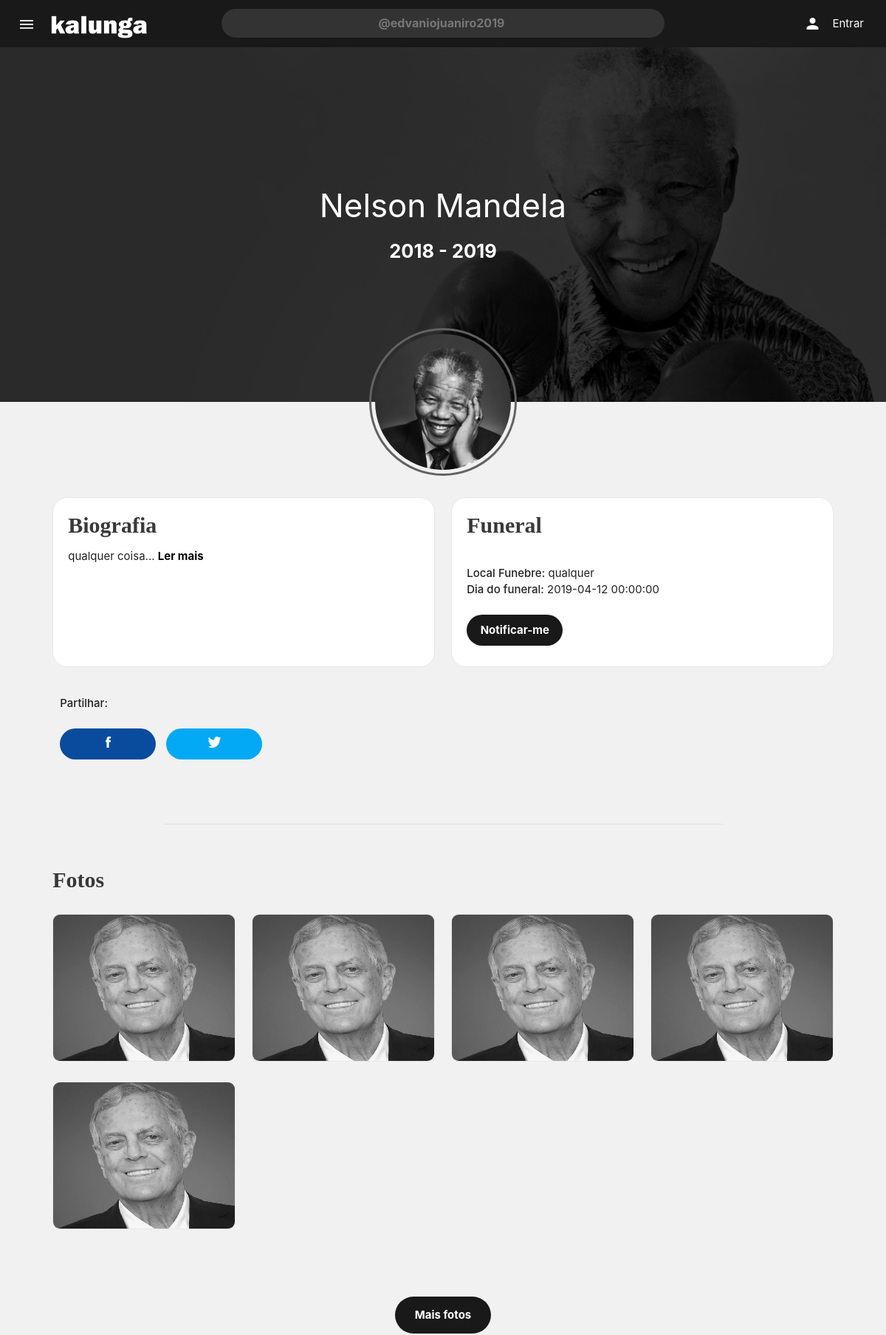
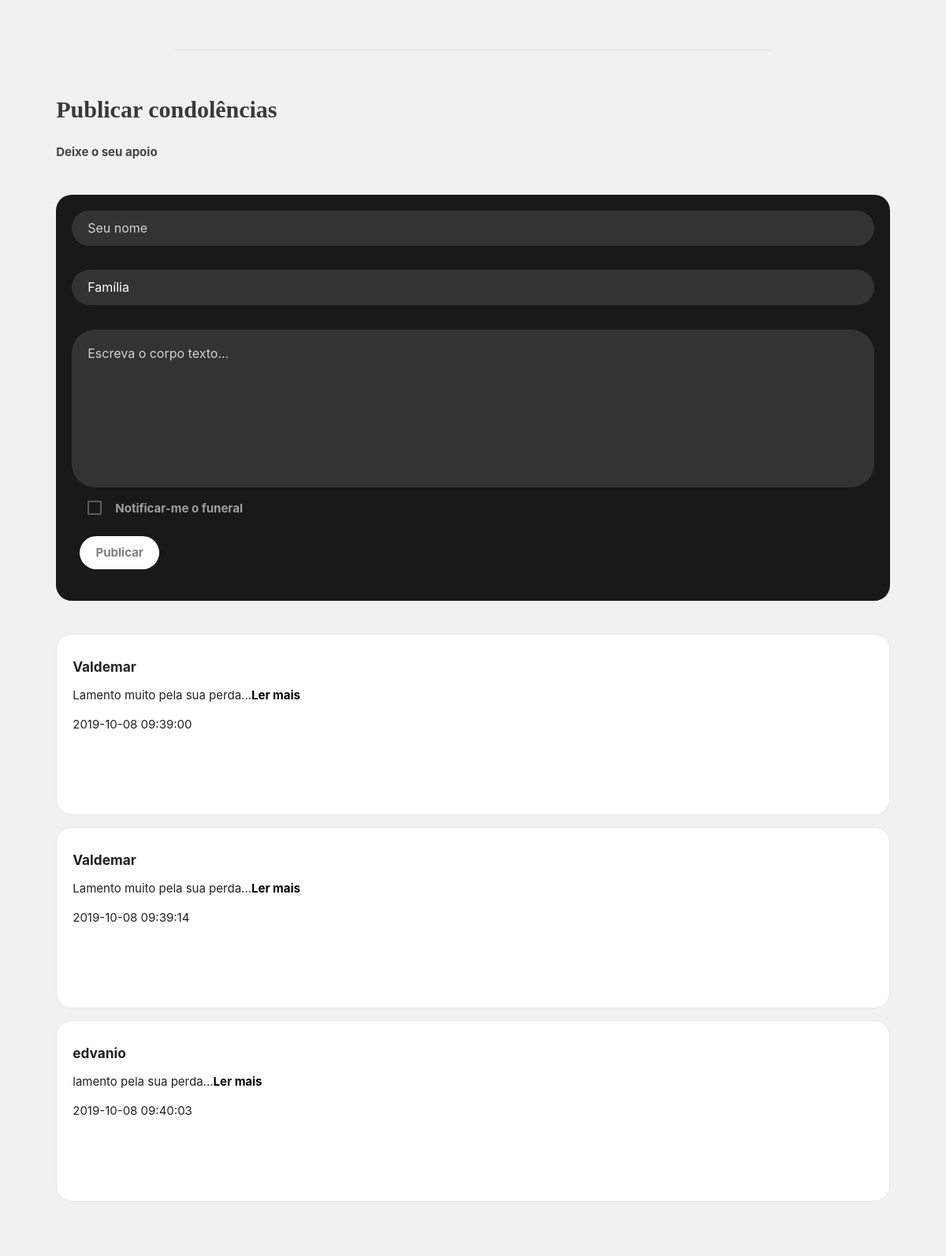
The page /src/views/memorial/?id=35 (upper part) on the database its author committed (2 pictures, top to bottom).
### tables this page shows
CREATE TABLE `memorial` (
  `id` int(11) NOT NULL,
  `nome` varchar(100) NOT NULL,
  `data_die` datetime NOT NULL,
  `data_funeral` datetime DEFAULT NULL,
  `bibliografia` text NOT NULL,
  `foto` varchar(100) NOT NULL,
  `idPersonaCad` int(11) DEFAULT NULL,
  `data_nascimento` datetime NOT NULL,
  `capa` varchar(100) NOT NULL,
  `local_funebre` varchar(100) DEFAULT NULL,
  `boletim` varchar(100) NOT NULL,
  `descricao` text NOT NULL,
  `tag` varchar(100) NOT NULL,
  `accept` int(11) NOT NULL DEFAULT '0'
);

CREATE TABLE `condolencia` (
  `id` int(11) NOT NULL,
  `idMemorial` int(11) NOT NULL,
  `texto` text NOT NULL,
  `parentesco` int(11) NOT NULL DEFAULT '0',
  `data` datetime NOT NULL DEFAULT CURRENT_TIMESTAMP,
  `nome` varchar(45) NOT NULL
);

### V1/memorial/index.php (called while the page is built, shortened)
<?php
    include(dirname(__FILE__) . '/../connect.php');
    $id = '';
    if (isset($_GET['id'])) {
        $id = $_GET['id'];
    }else{
        $id =  $_POST['id'];
    }
    $prepa = $conn->prepare("select *,year(data_nascimento) as ano_nasce,year(data_die) as ano_morte from memorial where id =".$id);
    if ($prepa->execute()) {
        while($linha = $prepa->fetch(PDO::FETCH_ASSOC)){
            if (isset($_GET['id'])) {
                $nome = $linha['nome'];
                $tag = $linha['tag'];
                $foto = $linha['foto'];
                $data_funeral = $linha['data_funeral'];
                $bibliografia = $linha['bibliografia'];
                $capa = $linha['capa'];
                $local_funebre = $linha['local_funebre'];
                $ano_nasce = $linha['ano_nasce'];
                $ano_morte = $linha['ano_morte'];
            }else{
                echo "";
            }
        }
    }
 ?>

### src/views/memorial/index.php (the view, shortened to what this page needs)
<!DOCTYPE html>
<html>
<head>
	<link rel="stylesheet" href="../../../build/css/materialize.min.css" />
	<link rel="stylesheet" href="../../../build/css/app.min.css" />
	<link href="../../../build/material/material-icons.css" rel="stylesheet">
	<?php
		include(dirname(__FILE__) . '/../../../V1/memorial/index.php');
 	?>
</head>
<body>
	<?php $initPath = '../../../'; include '../../../navBar.php'; ?>
	<header class='memorial'   <?php echo "style='filter: grayscale(100%);height: 60vh; background: url(../../../media/photos/".$capa.");background-repeat: no-repeat;background-size: cover'"; ?>>
		<div class="center-align valign-wrapper" style="height: 60vh;width: 100%;background: #000000c7;top: 0px">
				<div style="width: 100%">
					<h3 class="white-text" style=""><?php echo $nome; ?></h3>
					<div class="death-date white-text"><?php echo $ano_nasce.' - '.$ano_morte ; ?></div>
					<br>
				</div>
		</div>
	</header>
	<p style="text-align: center; width: 100%;margin-top: -100px">
		<img id="fotoProfile" src=<?php  echo "../../../media/photos/".$foto; ?>>
	</p>
		<main id="memorial-content">
			<section class="funeral-content">
			<div class="row">
				<div class="col s12 m12 l6">
					<div class="bio card">
						<h2 style="margin: 0px!important" class="title">Biografia
						</h2>
						<p data-text= <?php echo $bibliografia ?> id="uni">
						<?php
							if (empty($bibliografia) && $_SESSION['idUserPersona']==$idPersonaCad ) {
								echo '<a style="font-weight: bold;" href="./editar/?id='.$id.'"">Actualizar biografia</a>';
							}else{
								echo substr($bibliografia, 0,231).'...';
							}
						 ?>
							<a style="font-weight: bold;" href="./editar/?id='.$id.'"">Ler mais</a>
						</p>
					</div>
					<br>
					<div style="padding-left: 10px;">
						<strong>Partilhar:</strong>
						<br><br>
						<button style="font-weight: bold!important;background-color: #094c9e    !important;color: white!important;box-shadow: none!important;width: 130px; border-radius: 50px!important;    border: none!important;" type="submit"  class="btn-publish kalunga waves-effect"><img height="15" src="../../img/facebook.png"></button>
						<button style=" margin-left: 10px;font-weight: bold!important;background-color: #03A9F4    !important;color: white!important;box-shadow: none!important;width: 130px; border-radius: 50px!important;    border: none!important;" type="submit"  class="btn-publish kalunga waves-effect"><img height="15" src="../../img/twiter.png"></button>
					</div>
					<br><br>
				</div>
				<div class="col s12 m12 l6">
					<div class="bio card">
						<h2 style="margin: 0px!important" class="title">Funeral</h2>
						<ul class="funeral-date">
						<br>
							<li><strong>Local Funebre:</strong>  <?php  echo $local_funebre; ?> </li>
							<li><strong>Dia do funeral:</strong> <?php  echo $data_funeral; ?> </li>
							<li>
							<br>
							<form method="post" action="../../V1/memorial/notificacao/index.php">
								<button style="font-weight: bold!important;background-color: #191919  !important;color: white!important;box-shadow: none!important;width: 130px; border-radius: 50px!important;    border: none!important;" type="submit"  class="btn-publish kalunga waves-effect">Notificar-me</button>
							</form>
							</li>
						</ul>
					</div>
				</div>
			</div>
			<br>
			<div style="margin-left: 15%;margin-right: 15%;" class="divider"></div>
			<br>
			</section>
			<section class="row">
				<article class="col s12 m12 ">
					<h2 class="title">Fotos</h2>
					<div class="fotos row ">
						<?php
						if (isset($_SESSION['idUserPersona']) || 1) {
							echo '
								<div class=" col s6 m4 l3">
									<img  style="height:200px; filter: grayscale(100%);" src="../../../media/photos/2213403296.jpg">
								</div>
								<div class=" col s6 m4 l3">
									<img  style="height:200px; filter: grayscale(100%);" src="../../../media/photos/2213403296.jpg">
								</div>
								<div class=" col s6 m4 l3">
									<img  style="height:200px; filter: grayscale(100%);" src="../../../media/photos/2213403296.jpg">
								</div>
								<div class=" col s6 m4 l3">
									<img  style="height:200px; filter: grayscale(100%);" src="../../../media/photos/2213403296.jpg">
								</div>
								<div class=" col s6 m4 l3">
									<img  style="height:200px; filter: grayscale(100%);" src="../../../media/photos/2213403296.jpg">
								</div>
				                  ';
	 					}
					 ?>
				  </div>
				  <br><br>
				<div class="center-align">
					<button style="height: 50px;font-weight: bold!important;background-color: #191919  !important;color: white!important;box-shadow: none!important;width: 130px; border-radius: 50px!important;    border: none!important;">Mais fotos</button>
				</div>
				</article>
		</section>
			<br><br>
			<div style="margin-left: 15%;margin-right: 15%;" class="divider"></div>
			<br>
		<section class="row">
				<article class="col s12 m12">
					<h2 class="title">Publicar condolências</h2>
					<h3 class="title">Deixe o seu apoio</h3>
					<br>
					<div >
					<?php
						include 'condolencias/index.php';
					 ?>
				</article>
		</section>
		<section class="row">
				<article class="col s12 m12">
					<?php
						$prepa = $conn->prepare("select condolencia.texto,condolencia.data,nome from condolencia where  idMemorial =".$id);
						$prepa->execute();
						while($linha = $prepa->fetch(PDO::FETCH_ASSOC)){
				    		echo '<div class="bio card">
				    					<h6><b>'.$linha['nome'].'</b></h6>
										<p>'.$linha['texto'].'...<a style="font-weight: bold;" href="./editar/?id='.$id.'"">Ler mais</a></p>
										<span>
												'.$linha['data'].'
										</span>
									</div>';
						    }
						?>
				</article>
		</section>
				<br><br>
				<br><br><br>
	</main>
</body>
</html>

### navBar.php (shortened to what this page needs)
<div class="navbar-fixed">
	<nav class="z-depth-3 " style="">
		<div class="nav-wrapper">
			<div  class="brand-logo left hide-on-small-only">
					<button style="height: 56px!important;" href="#!" data-target="slide-out"  class="sidenav-trigger  btn-menu show-on-large">
						<i style="margin-right: 30px" class="material-icons black-text">menu</i>
					<a style="width: auto;height: auto;" href=<?php echo $initPath.'index.php';  ?> class=" ">
						<img class="hide-on-med-only" height="40" src=<?php echo $initPath.'src/img/logo.png';  ?>  >
					</a>
					</button>
			</div>
			<form method="get" action=<?php echo $initPath.'src/views/memoriais/pesquisar.php';  ?> class="form-search center big hide-on-small-only">
					<input style="width: 50%!important"  type="search"  list="datalist-name" id="search" class="kalunga input-search" name="query" placeholder="Pesquisar" value=<?php if (isset($tag)) {echo '@'.$tag;} ?> >
			</form>
			<div id="nav-mobile" class="right  hide-on-small-only">
				<?php
					if (isset($_SESSION['idUserPersona'])) {
						echo '<a class="dropdown-trigger" href="#!" data-target="dropdown1">'.$_SESSION['nome'].'<i class="material-icons left">person</i></a>
							';
					}else{
						echo '<a href="'.$initPath.'src/views/conta/signIn.php"><i class="material-icons left">person</i>Entrar</a>
							';
					}
				?>
			</div>
		</div>
	</nav>
</div>

### rows shown on the page
memorial: query "@edvaniojuaniro2019", capa (picture), nome "Nelson Mandela", foto (picture), bibliografia "qualquer coisa", local_funebre "qualquer", data_funeral "2019-04-12 00:00:00"
condolencia: nome "Valdemar", texto "Lamento muito pela sua perda", data "2019-10-08 09:39:00"
condolencia: nome "Valdemar", texto "Lamento muito pela sua perda", data "2019-10-08 09:39:14"
condolencia: nome "edvanio", texto "lamento pela sua perda", data "2019-10-08 09:40:03"

### other values the page prints
$ano_nasce "2018"
$ano_morte "2019"
